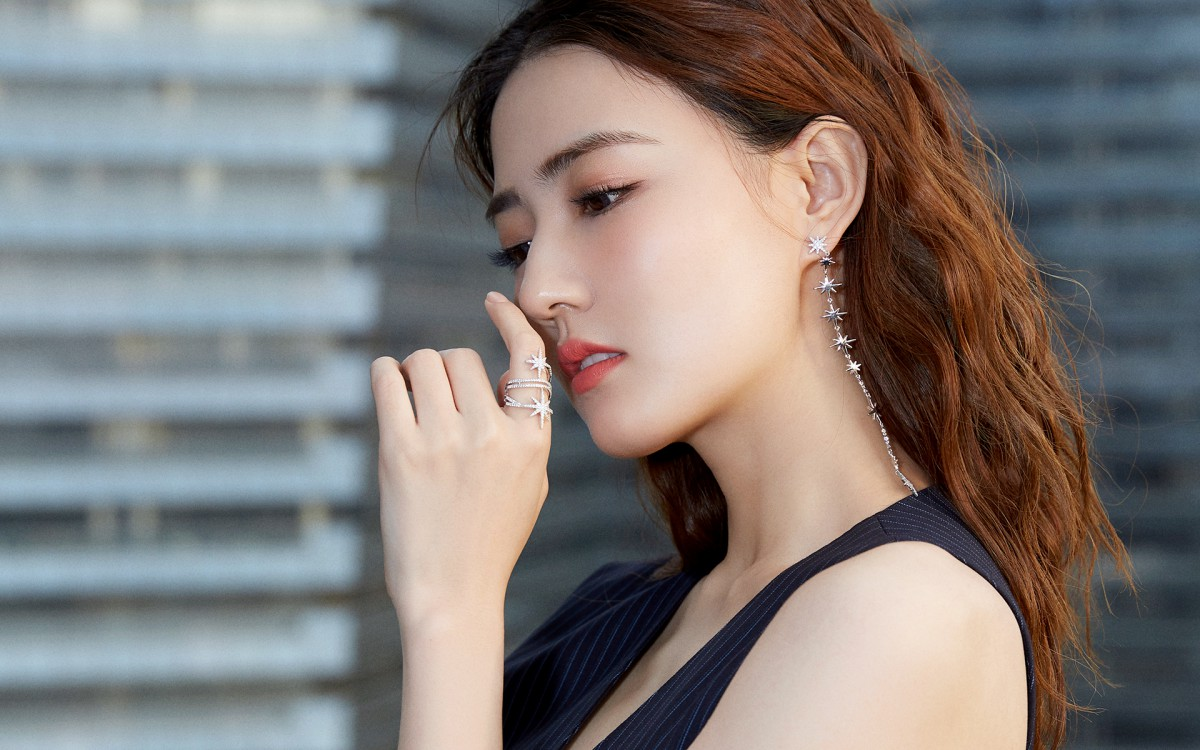
#> input picture img_code/img/xl_3.jpg, 1200 x 750 px
$ python img_7_mask.py
#> lines starting #> are read from the running program, lines starting #| are printed output that depends on the picture
import cv2 as cv
import numpy as np
from matplotlib import pyplot as plt

img_input_1 = 'img/xl_3.jpg'


def main():
    img = cv.imread(img_input_1, 0)  # 直接以灰度图读入
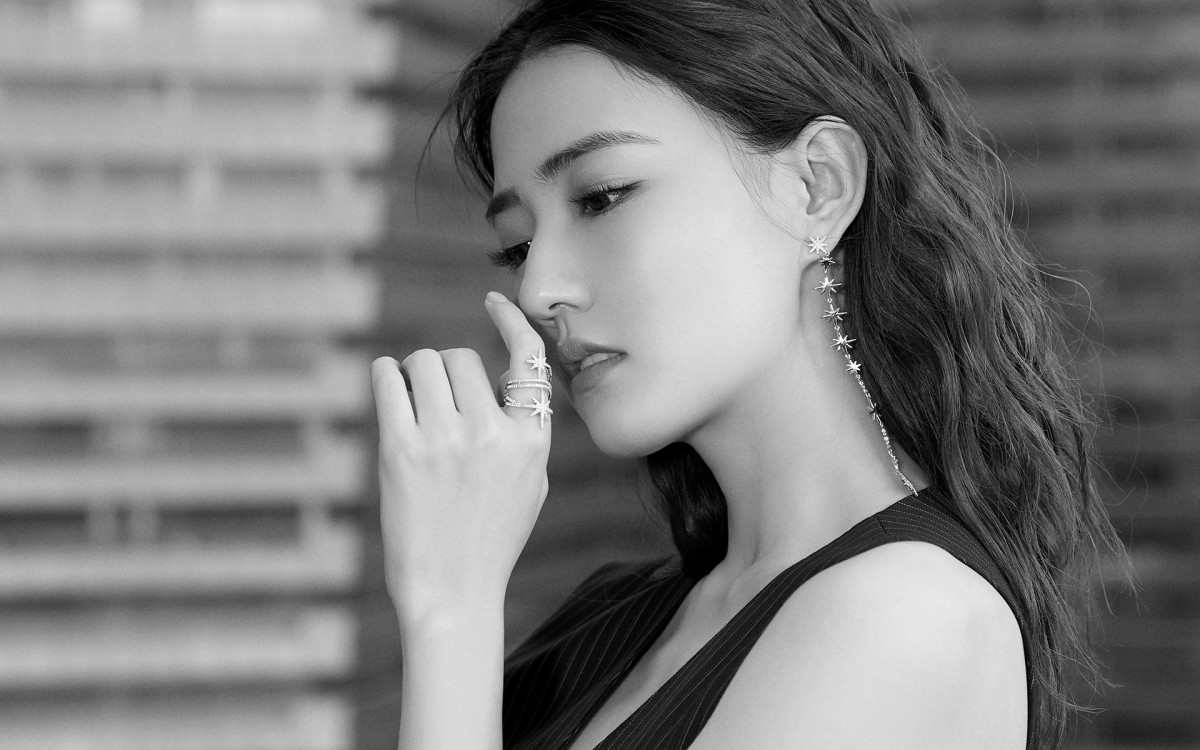
#> img: shape (750, 1200); min 0, max 255, mean 124.9
    cv.imshow('name', img)

    # 2. 创建蒙版
    mask = np.zeros(img.shape[:2], np.uint8)
    mask[400:650, 200:500] = 255
    # 3.掩模
    masked_img = cv.bitwise_and(img, img, mask=mask)
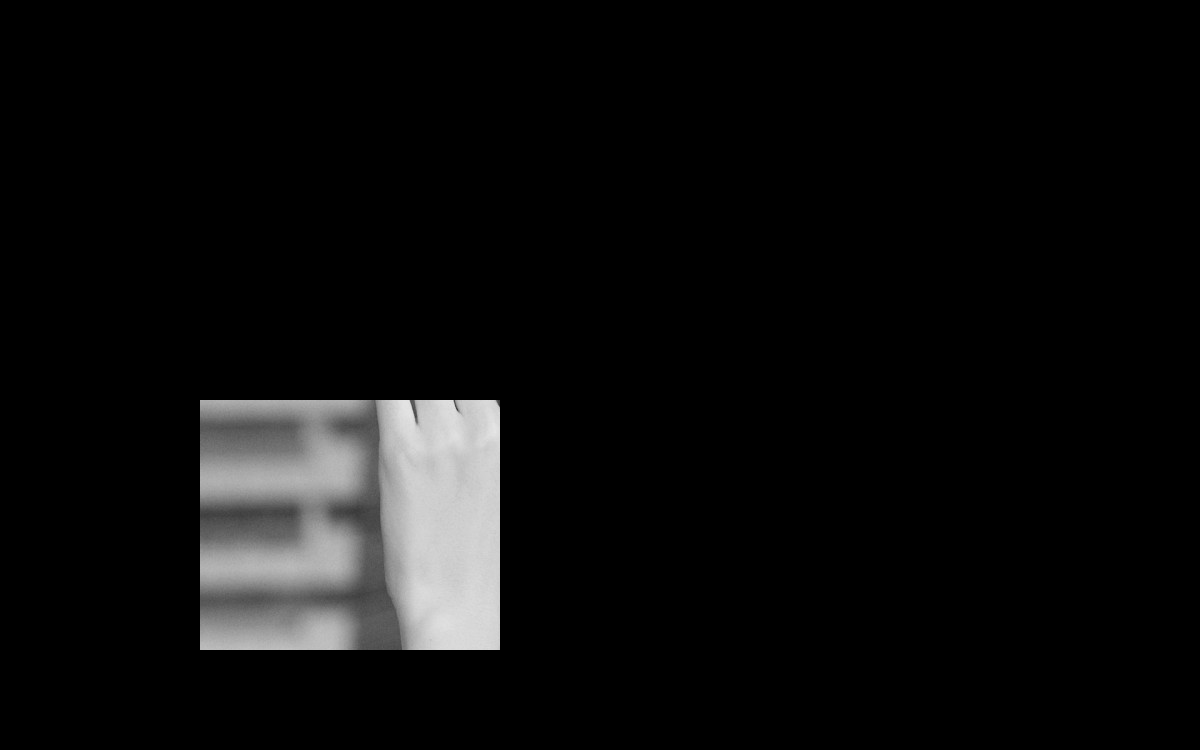
#> masked_img: shape (750, 1200); min 0, max 231, mean 13
    # 4. 统计掩膜后图像的灰度图
    mask_histr = cv.calcHist([img], [0], mask, [256], [1, 256])
#> mask_histr = 256 values, max 2022 at index 206, min 0 at index 0, mean 293
    # 5. 图像展示
    fig, axes = plt.subplots(nrows=2, ncols=2, figsize=(10, 8))
    axes[0, 0].imshow(img, cmap=plt.cm.gray)
    axes[0, 0].set_title("原图")
    axes[0, 1].imshow(mask, cmap=plt.cm.gray)
    axes[0, 1].set_title("蒙版数据")
    axes[1, 0].imshow(masked_img, cmap=plt.cm.gray)
    axes[1, 0].set_title("掩膜后数据")
    axes[1, 1].plot(mask_histr)
    axes[1, 1].grid()
    axes[1, 1].set_title("灰度直方图")
    plt.show()
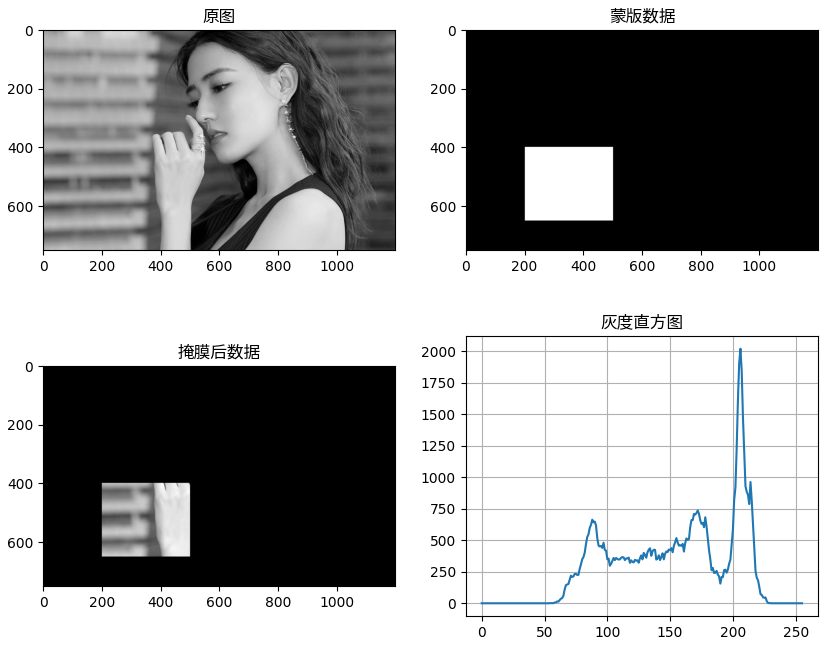
#> figure drawn by matplotlib, 4 panels; panel 4: curve peaks at x = 206, y = 2022

    cv.waitKey(0)
    cv.destroyAllWindows()


if __name__ == '__main__':
    main()

$ run again, with img_code/img/xl_1.jpg copied over img_code/img/xl_3.jpg
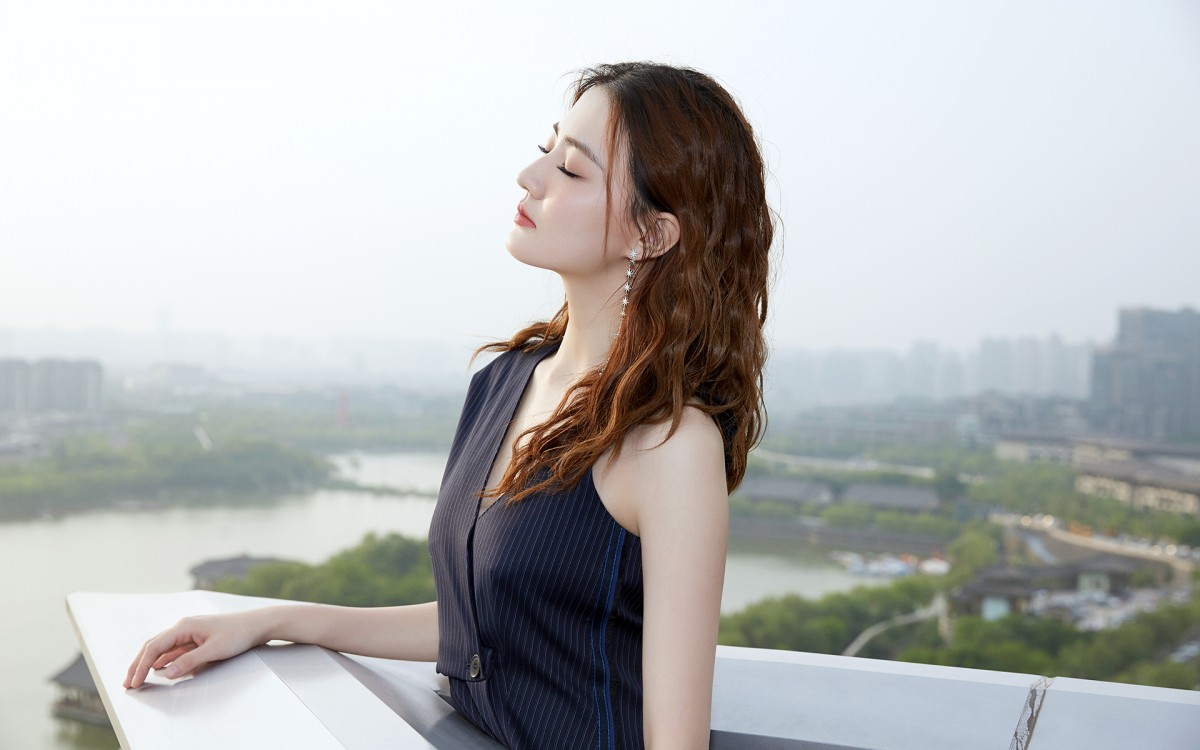
#> input picture img_code/img/xl_1.jpg, 1200 x 750 px
#> in main, `masked_img = cv.bitwise_and(img, img, mask=mask)`:
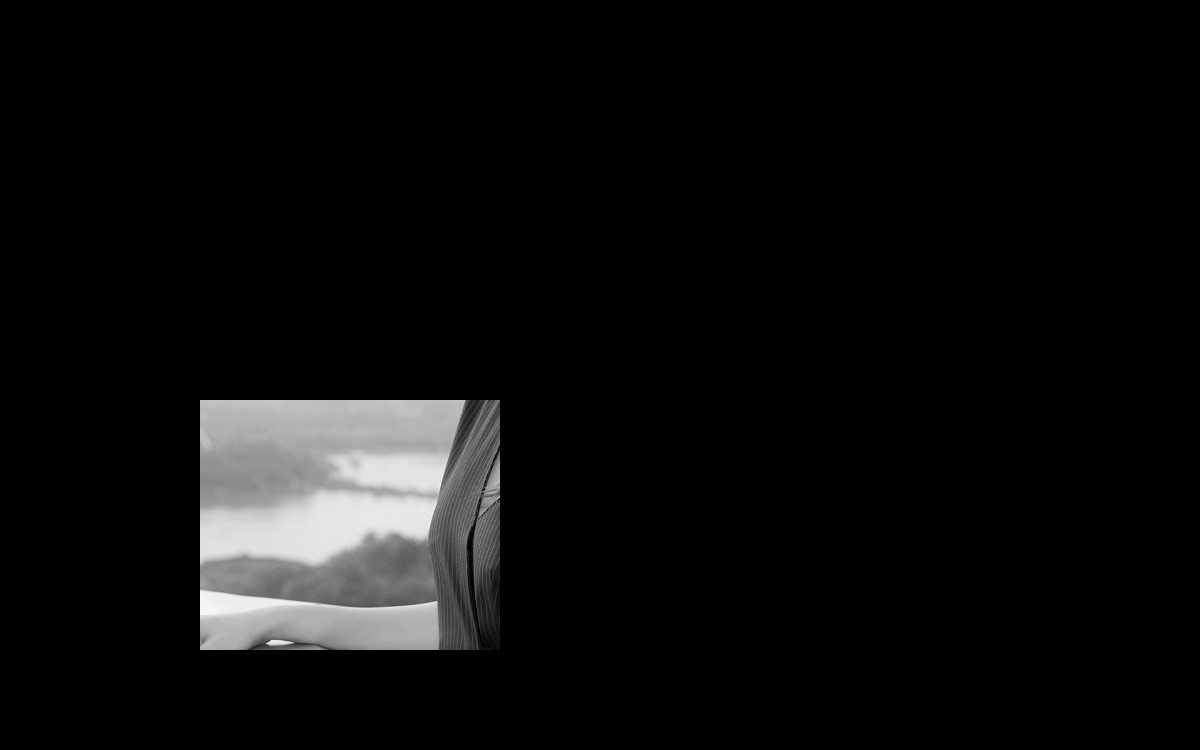
#> masked_img: shape (750, 1200); min 0, max 248, mean 13
#> mask_histr = 256 values, max 1164 at index 227, min 0 at index 248, mean 292.9
#> in main, `plt.show()`:
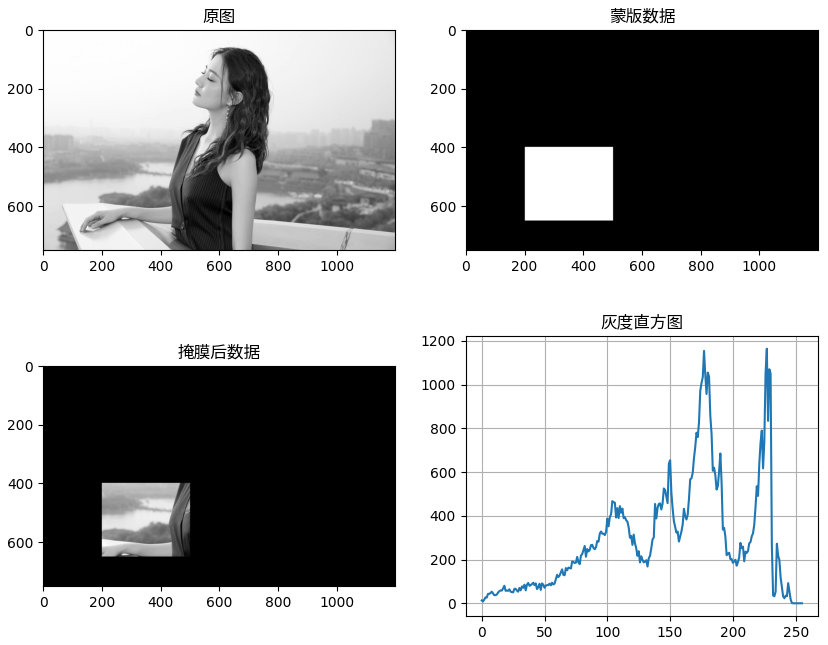
#> figure drawn by matplotlib, 4 panels; panel 4: curve peaks at x = 227, y = 1164

$ run again, with img_code/img/xl_2.jpg copied over img_code/img/xl_3.jpg
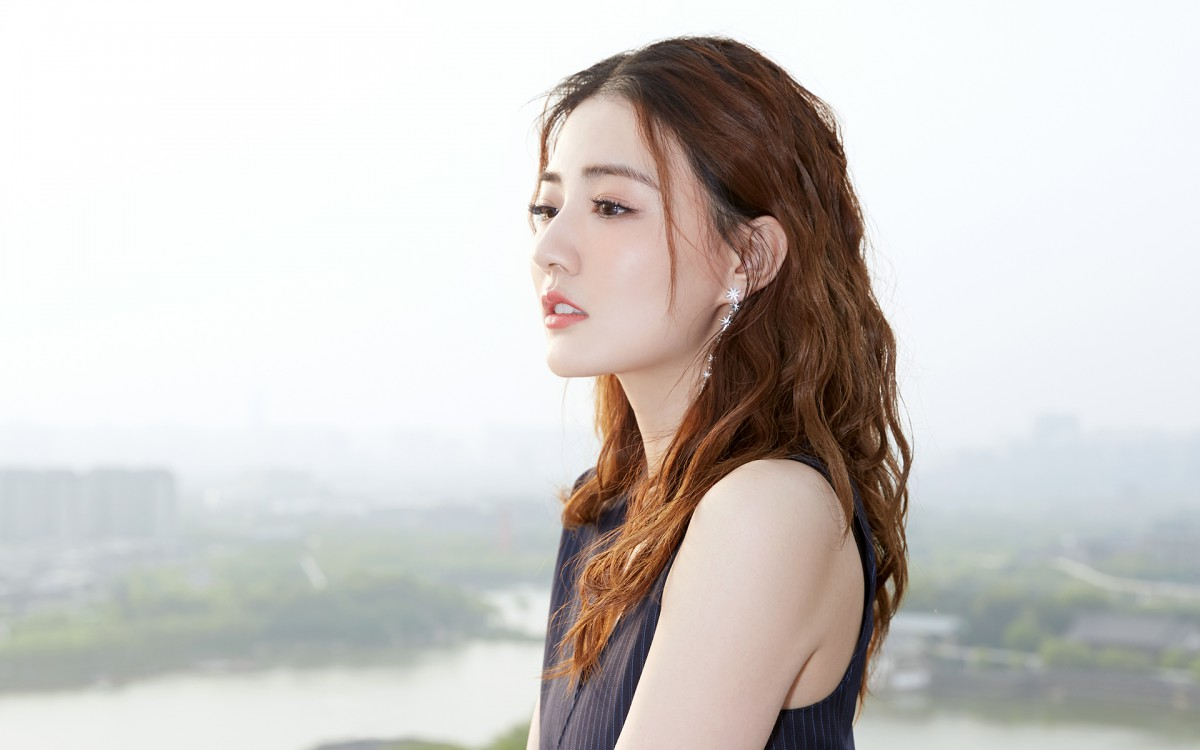
#> input picture img_code/img/xl_2.jpg, 1200 x 750 px
#> in main, `masked_img = cv.bitwise_and(img, img, mask=mask)`:
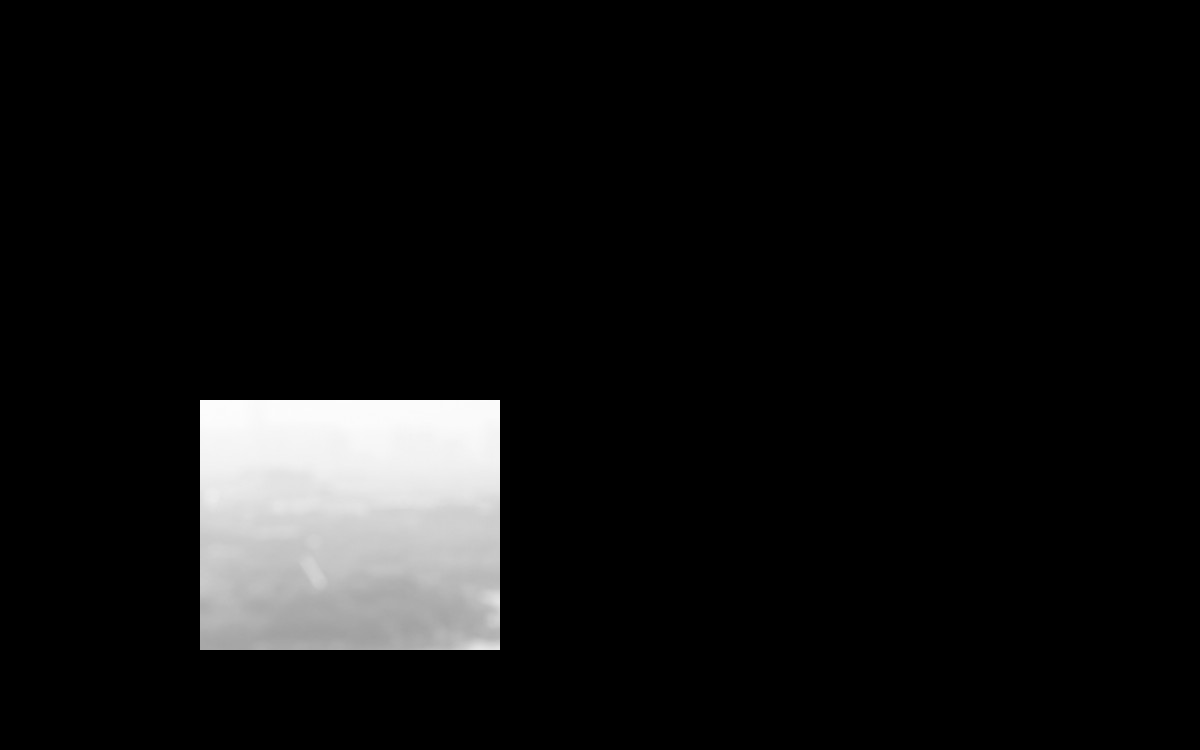
#> masked_img: shape (750, 1200); min 0, max 252, mean 17.6
#> mask_histr = 256 values, max 3966 at index 250, min 0 at index 0, mean 293
#> in main, `plt.show()`:
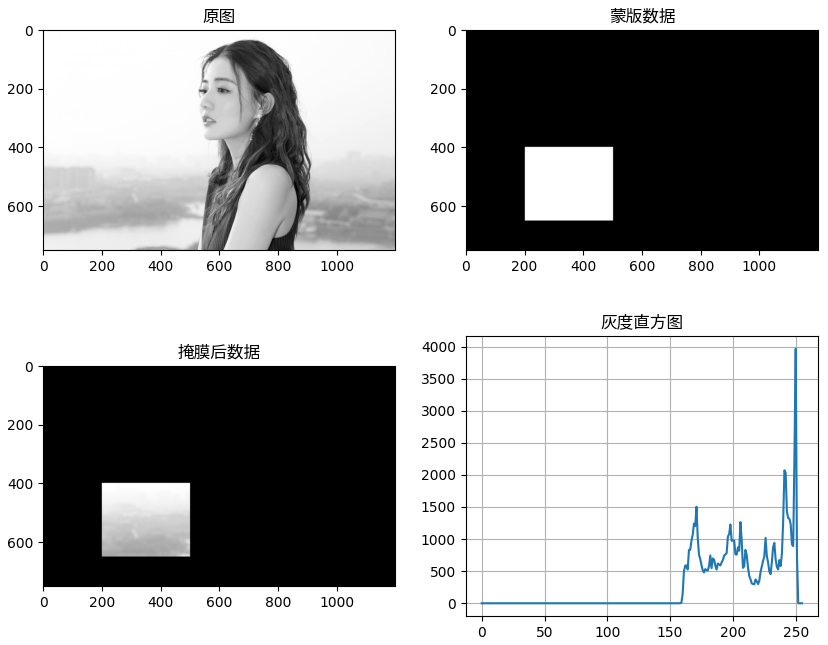
#> figure drawn by matplotlib, 4 panels; panel 4: curve peaks at x = 250, y = 3966

$ run again, with img_code/img/xl_4.jpg copied over img_code/img/xl_3.jpg
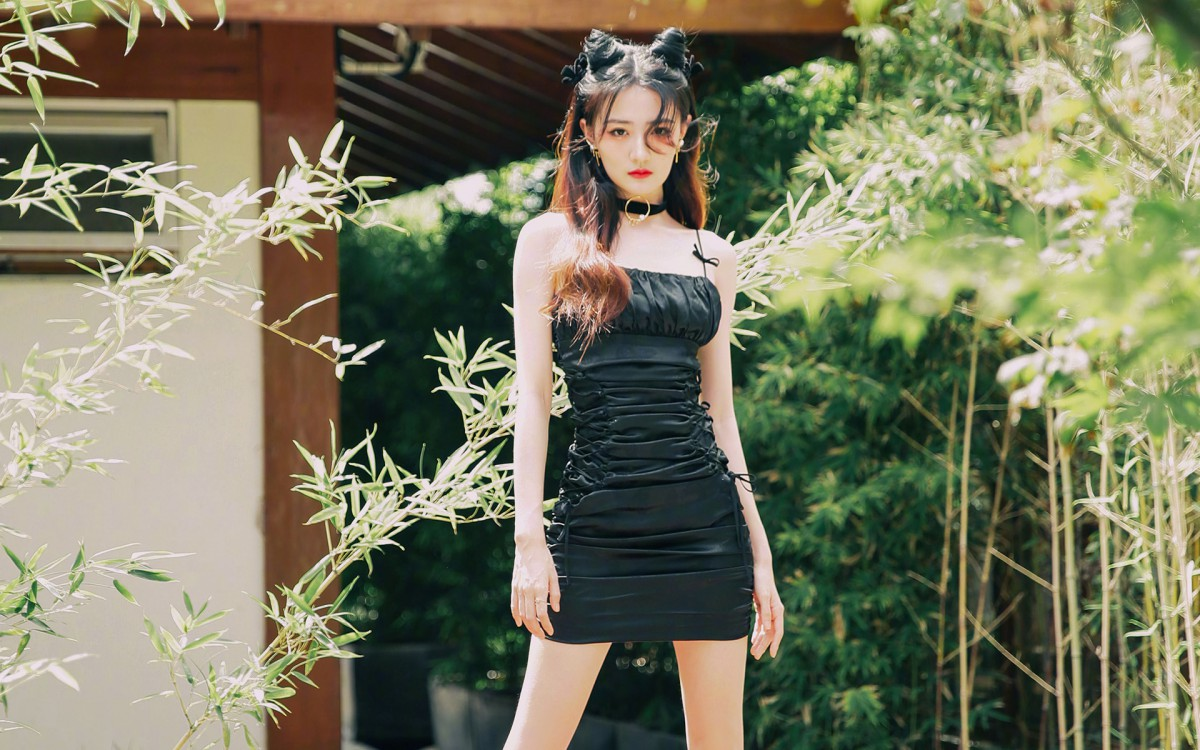
#> input picture img_code/img/xl_4.jpg, 1200 x 750 px
#> in main, `masked_img = cv.bitwise_and(img, img, mask=mask)`:
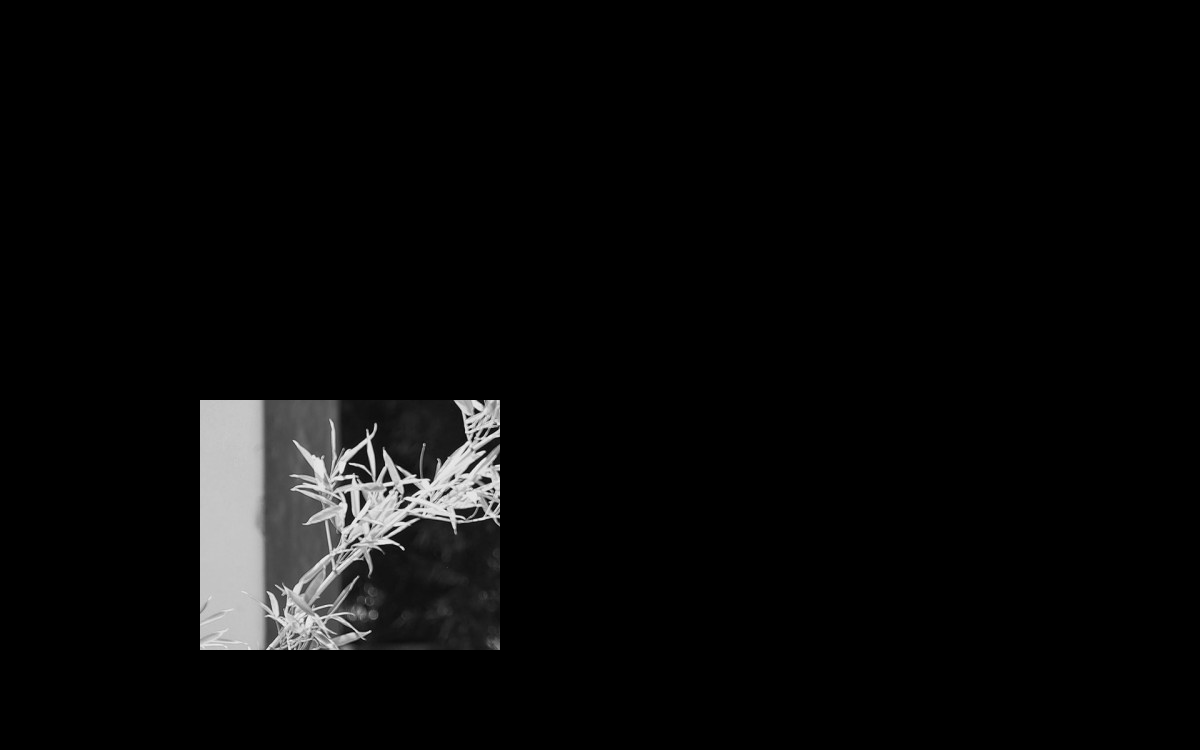
#> masked_img: shape (750, 1200); min 0, max 243, mean 9.3
#> mask_histr = 256 values, max 3672 at index 196, min 0 at index 0, mean 293
#> in main, `plt.show()`:
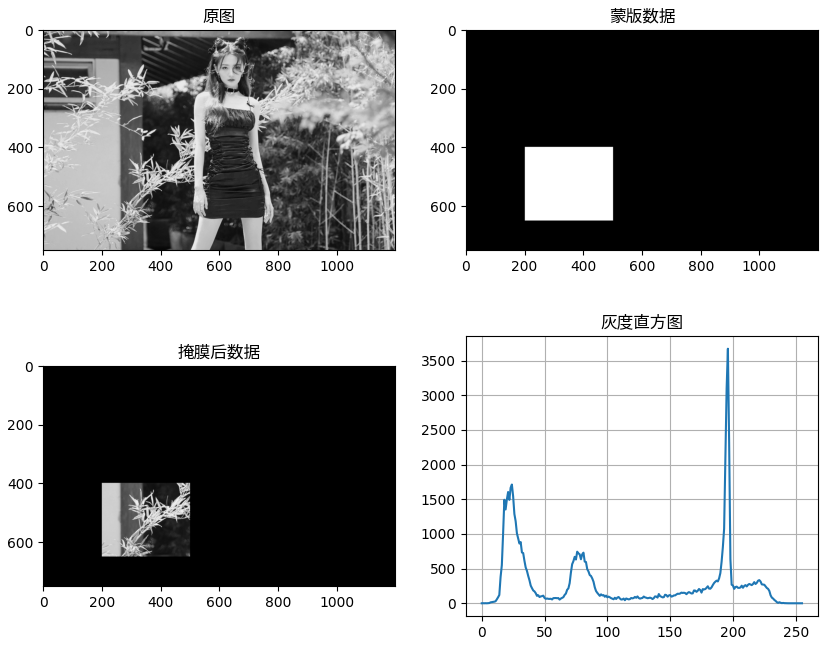
#> figure drawn by matplotlib, 4 panels; panel 4: curve peaks at x = 196, y = 3672
